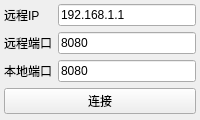
<?xml version="1.0" encoding="UTF-8"?>
<ui version="4.0">
 <class>UDPConfigWidget</class>
 <widget class="QWidget" name="UDPConfigWidget">
  <property name="geometry">
   <rect>
    <x>0</x>
    <y>0</y>
    <width>200</width>
    <height>120</height>
   </rect>
  </property>
  <property name="sizePolicy">
   <sizepolicy hsizetype="Fixed" vsizetype="Expanding">
    <horstretch>0</horstretch>
    <verstretch>0</verstretch>
   </sizepolicy>
  </property>
  <property name="minimumSize">
   <size>
    <width>200</width>
    <height>120</height>
   </size>
  </property>
  <property name="maximumSize">
   <size>
    <width>16777215</width>
    <height>200</height>
   </size>
  </property>
  <property name="windowTitle">
   <string>Form</string>
  </property>
  <layout class="QFormLayout" name="formLayout">
   <property name="rowWrapPolicy">
    <enum>QFormLayout::WrapAllRows</enum>
   </property>
   <property name="labelAlignment">
    <set>Qt::AlignCenter</set>
   </property>
   <property name="formAlignment">
    <set>Qt::AlignHCenter|Qt::AlignTop</set>
   </property>
   <property name="leftMargin">
    <number>4</number>
   </property>
   <property name="topMargin">
    <number>4</number>
   </property>
   <property name="rightMargin">
    <number>4</number>
   </property>
   <property name="bottomMargin">
    <number>4</number>
   </property>
   <item row="0" column="0" colspan="2">
    <layout class="QGridLayout" name="gridLayout">
     <item row="2" column="1">
      <widget class="QLineEdit" name="LocalPort">
       <property name="text">
        <string>8080</string>
       </property>
      </widget>
     </item>
     <item row="3" column="0" colspan="2">
      <widget class="QPushButton" name="Connect">
       <property name="text">
        <string>连接</string>
       </property>
      </widget>
     </item>
     <item row="1" column="1">
      <widget class="QLineEdit" name="RomtePort">
       <property name="text">
        <string>8080</string>
       </property>
      </widget>
     </item>
     <item row="2" column="0">
      <widget class="QLabel" name="label_3">
       <property name="text">
        <string>本地端口</string>
       </property>
      </widget>
     </item>
     <item row="1" column="0">
      <widget class="QLabel" name="label_2">
       <property name="text">
        <string>远程端口</string>
       </property>
      </widget>
     </item>
     <item row="0" column="0">
      <widget class="QLabel" name="label">
       <property name="text">
        <string>远程IP</string>
       </property>
      </widget>
     </item>
     <item row="0" column="1">
      <widget class="QLineEdit" name="RomteIp">
       <property name="text">
        <string>192.168.1.1</string>
       </property>
      </widget>
     </item>
    </layout>
   </item>
  </layout>
 </widget>
 <resources/>
 <connections/>
</ui>
